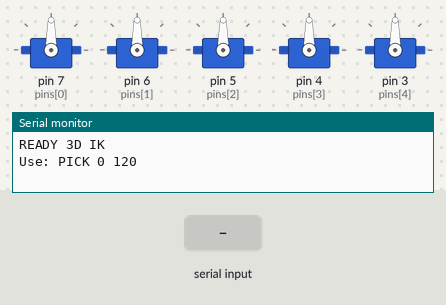
A sketch run on a simulated Arduino Uno, built with avr-gcc and run on an emulated ATmega328P. Parts: 5 × servo, the last lines printed to the serial monitor. The inputs (shaded band) are chosen by the test bench.

Above: at 2.2 s.
2.3 s: "HOME\n" received over Serial
At 3.2 s:
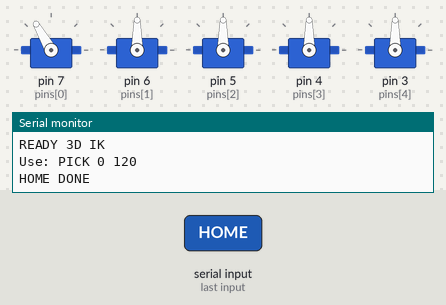
4.3 s: "PICK 90 45\n" received over Serial
At 9.0 s:
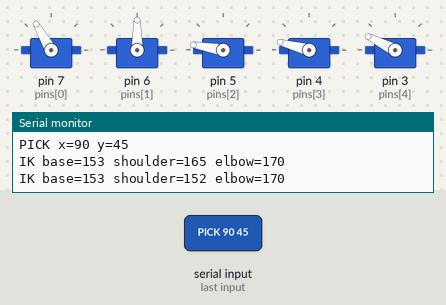
At 12.5 s:
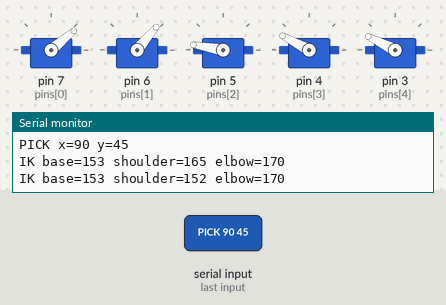
Timing chart, 0 to 21.4 s (numbered marks = the images above; inputs shaded):
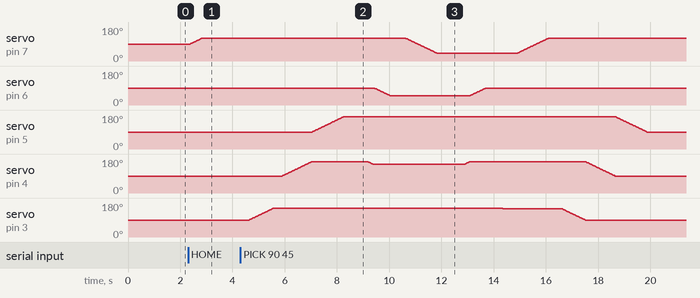

The sketch:

control1.ino
```cpp
#include <Servo.h>
#include <math.h>

#define NUM_SERVOS 5

#define GRIPPER  0
#define WRIST    1
#define ELBOW    2
#define SHOULDER 3
#define BASE     4

Servo servos[NUM_SERVOS];
int pins[NUM_SERVOS] = {7, 6, 5, 4, 3};

int angles[NUM_SERVOS] = {90, 90, 90, 90, 90};
String input = "";

// Arm lengths in mm
float L1 = 58.0;     // shoulder to elbow
float L2 = 110.0;    // elbow to gripper tip approx

// Table/gripper height tuning
float PICK_Z = -30.0;     // more negative = lower down
float ABOVE_Z = 10.0;     // safer above-object height

// Servo calibration
int BASE_CENTER = 90;
int BASE_SIGN = 1;

int SHOULDER_OFFSET = 90;
int SHOULDER_SIGN = 1;

int ELBOW_OFFSET = 90;
int ELBOW_SIGN = 1;

// Wrist and gripper
int WRIST_DOWN = 50;
int WRIST_UP = 90;

int GRIPPER_OPEN = 120;
int GRIPPER_CLOSE = 40;

// Drop
int BASE_DROP = 150;

// Limits
int BASE_MIN = 20;
int BASE_MAX = 160;
int SHOULDER_MIN = 25;
int SHOULDER_MAX = 165;
int ELBOW_MIN = 15;
int ELBOW_MAX = 170;

void setup() {
  Serial.begin(115200);

  for (int i = 0; i < NUM_SERVOS; i++) {
    servos[i].attach(pins[i]);
    servos[i].write(angles[i]);
    delay(200);
  }

  Serial.println("READY 3D IK");
  Serial.println("Use: PICK 0 120");
}

void loop() {
  while (Serial.available()) {
    char c = Serial.read();

    if (c == '\n') {
      input.trim();
      processCommand(input);
      input = "";
    } else {
      input += c;
    }
  }
}

void moveServo(int i, int target) {
  target = constrain(target, 0, 180);
  int current = angles[i];

  if (current < target) {
    for (int a = current; a <= target; a++) {
      servos[i].write(a);
      delay(15);
    }
  } else {
    for (int a = current; a >= target; a--) {
      servos[i].write(a);
      delay(15);
    }
  }

  angles[i] = target;
}

void homePosition() {
  moveServo(BASE, 90);
  moveServo(SHOULDER, 90);
  moveServo(ELBOW, 90);
  moveServo(WRIST, 90);
  moveServo(GRIPPER, GRIPPER_OPEN);
}

bool computeIK(float x, float y, float z, int &baseServo, int &shoulderServo, int &elbowServo) {
  // x = left/right, y = forward, z = height

  float baseRad = atan2(x, y);
  float baseDeg = baseRad * 180.0 / PI;

  baseServo = BASE_CENTER + BASE_SIGN * baseDeg;
  baseServo = constrain(baseServo, BASE_MIN, BASE_MAX);

  float d = sqrt(x * x + y * y);       // forward reach after base rotation
  float r = sqrt(d * d + z * z);       // shoulder-to-target distance

  if (r > L1 + L2 || r < abs(L1 - L2)) {
    Serial.println("IK FAILED: unreachable");
    return false;
  }

  float cosElbow = (r*r - L1*L1 - L2*L2) / (2.0 * L1 * L2);
  cosElbow = constrain(cosElbow, -1.0, 1.0);

  float elbowRad = acos(cosElbow);

  float cosShoulder = (L1*L1 + r*r - L2*L2) / (2.0 * L1 * r);
  cosShoulder = constrain(cosShoulder, -1.0, 1.0);

  float shoulderRad = atan2(z, d) + acos(cosShoulder);

  float shoulderDeg = shoulderRad * 180.0 / PI;
  float elbowDeg = elbowRad * 180.0 / PI;

  shoulderServo = SHOULDER_OFFSET + SHOULDER_SIGN * shoulderDeg;
  elbowServo = ELBOW_OFFSET + ELBOW_SIGN * elbowDeg;

  shoulderServo = constrain(shoulderServo, SHOULDER_MIN, SHOULDER_MAX);
  elbowServo = constrain(elbowServo, ELBOW_MIN, ELBOW_MAX);

  Serial.print("IK base=");
  Serial.print(baseServo);
  Serial.print(" shoulder=");
  Serial.print(shoulderServo);
  Serial.print(" elbow=");
  Serial.println(elbowServo);

  return true;
}

void moveArmTo(int x, int y, float z, bool wristDown) {
  int baseAngle, shoulderAngle, elbowAngle;

  bool ok = computeIK(x, y, z, baseAngle, shoulderAngle, elbowAngle);

  if (!ok) return;

  moveServo(BASE, baseAngle);
  delay(300);

  moveServo(SHOULDER, shoulderAngle);
  moveServo(ELBOW, elbowAngle);

  if (wristDown) {
    moveServo(WRIST, WRIST_DOWN);
  } else {
    moveServo(WRIST, WRIST_UP);
  }

  delay(600);
}

void pickObject(int x, int y) {
  Serial.print("PICK x=");
  Serial.print(x);
  Serial.print(" y=");
  Serial.println(y);

  moveServo(GRIPPER, GRIPPER_OPEN);
  delay(300);

  // Move above tool first
  moveArmTo(x, y, ABOVE_Z, false);

  // Move down to tool
  moveArmTo(x, y, PICK_Z, true);

  // Grab
  moveServo(GRIPPER, GRIPPER_CLOSE);
  delay(700);

  // Lift
  moveArmTo(x, y, ABOVE_Z, false);

  // Drop
  moveServo(BASE, BASE_DROP);
  delay(500);

  moveServo(GRIPPER, GRIPPER_OPEN);
  delay(500);

  homePosition();

  Serial.println("DONE");
}

void processCommand(String cmd) {
  cmd.trim();

  if (cmd.startsWith("PICK") || cmd.startsWith("MOVE")) {
    int x, y;

    int matched1 = sscanf(cmd.c_str(), "PICK %d %d", &x, &y);
    int matched2 = sscanf(cmd.c_str(), "MOVE %d %d", &x, &y);

    if (matched1 == 2 || matched2 == 2) {
      pickObject(x, y);
    } else {
      Serial.print("BAD COMMAND: ");
      Serial.println(cmd);
    }
  }

  else if (cmd == "HOME") {
    homePosition();
    Serial.println("HOME DONE");
  }

  else {
    Serial.print("UNKNOWN COMMAND: ");
    Serial.println(cmd);
  }
}
```

Measured:
- after the input at 2.3 s, servo on pin 7 (pins[0]): moves from 90° to 120° over 0.44 s, starting after 0.08 s
